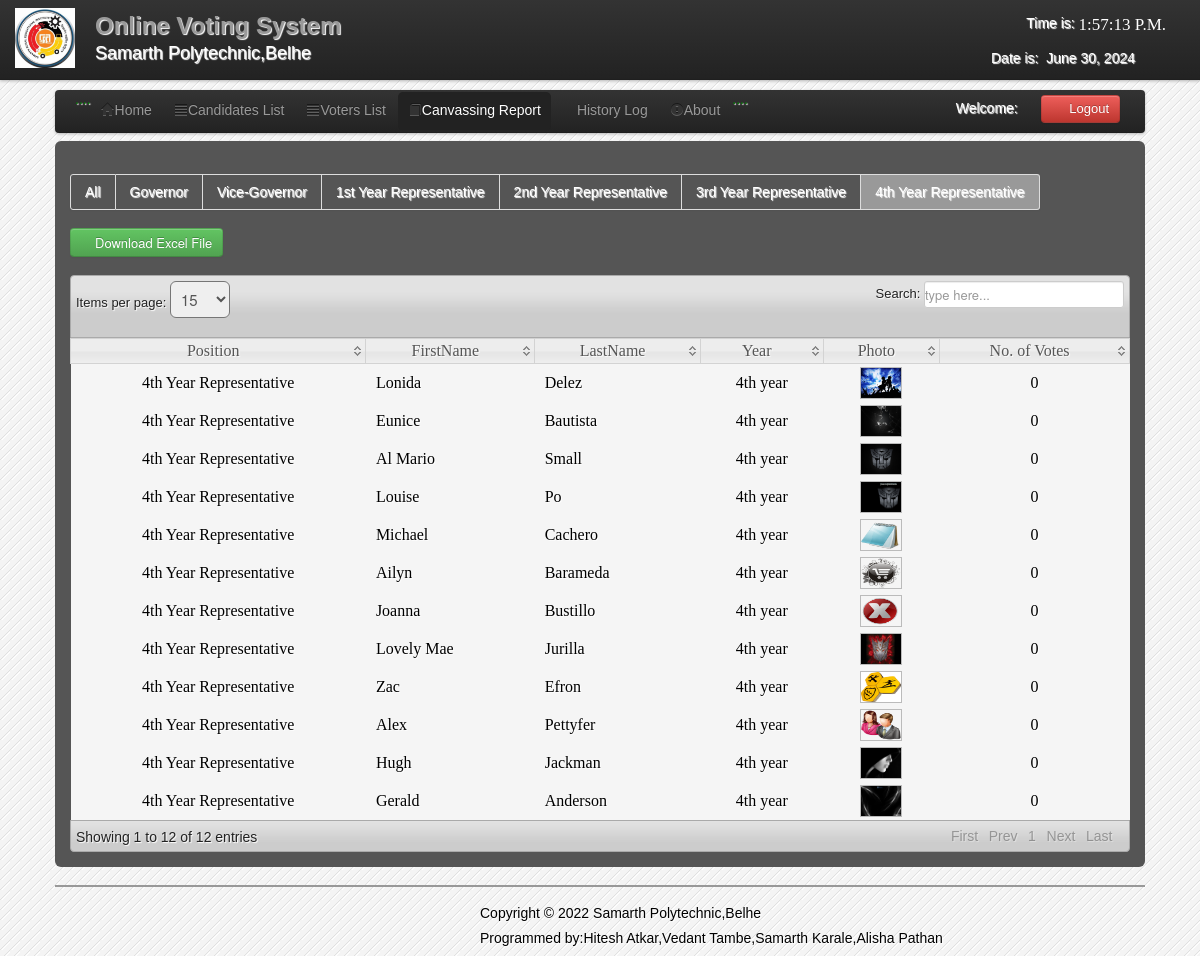
Screenshot of /admin/C_4th_year.php (signed in) with the database file from the repository.
### tables this page shows
CREATE TABLE `candidate` (
  `CandidateID` int(11) NOT NULL,
  `abc` varchar(1) NOT NULL,
  `Position` varchar(200) NOT NULL,
  `Party` varchar(100) NOT NULL,
  `FirstName` varchar(200) NOT NULL,
  `LastName` varchar(200) NOT NULL,
  `MiddleName` varchar(100) NOT NULL,
  `Gender` varchar(6) NOT NULL,
  `Year` varchar(100) NOT NULL,
  `Photo` varchar(200) NOT NULL
);

### admin/C_4th_year.php (the view, shortened to what this page needs)
<?php
include('session.php');
include('header.php');
include('dbcon.php');
?>
</head>
<body>
<?php include('nav_top.php'); ?>
<div class="wrapper">
<div class="home_body">
<div class="navbar">
	<div class="navbar-inner">
	<div class="container">
	<ul class="nav nav-pills">
	  <li>....</li>
	  <li><a href="home.php"><i class="icon-home icon-large"></i>Home</a></li>
	  <li><a  href="candidate_list.php"><i class="icon-align-justify icon-large"></i>Candidates List</a></li>
	  <li class=""><a  href="voter_list.php"><i class="icon-align-justify icon-large"></i>Voters List</a></li>
		 <li class="active"><a  href="canvassing_report.php"><i class="icon-book icon-large"></i>Canvassing Report</a></li>
		    <li><a  href="History.php"><i class="icon-table icon-large"></i>History Log</a>
		   <li><a data-toggle="modal" href="#about"><i class="icon-exclamation-sign icon-large"></i>About</a></li>
		   <li>....</li>
	 </ul>
	<form class="navbar-form pull-right">
		<?php $result=mysqli_query($conn,"select * from users where User_id='$id_session'");
	$row=mysqli_fetch_array($result);
	?>
	<font color="white">Welcome:<i class="icon-user-md"></i><?php echo $row['User_Type']; ?></font>
	<a class="btn btn-danger" id="logout" data-toggle="modal" href="#myModal"><i class="icon-off"></i>&nbsp;Logout</a>
	</form>
	</div>
	</div>
	</div>
	<div id="element" class="hero-body">
	    <div class="pagination">
    <ul>
    <li><a href="Canvassing_report.php"><font color="white">All</font></a></li>
    <li><a href="C_governor.php"><font color="white">Governor</font></a></li>
    <li><a href="C_vice-governor.php"><font color="white">Vice-Governor</font></a></li>
    <li><a href="C_1st_year.php"><font color="white">1st Year Representative</font></a></li>
    <li><a href="C_2nd_year.php"><font color="white">2nd Year Representative</font></a></li>
    <li><a href="C_3rd_year.php"><font color="white">3rd Year Representative</font></a></li>
    <li class="active"><a href="C_4th_year.php"><font color="white">4th Year Representative</font></a></li>
    </ul>
    </div>
		<form method="POST" action="canvassing_excel.php">
	<button id="save_voter" class="btn btn-success" name="save"><i class="icon-download icon-large"></i>Download Excel File</button>
	</form>
	<table class="users-table">
<div class="demo_jui">
		<table cellpadding="0" cellspacing="0" border="0" class="display" id="log" class="jtable">
			<thead>
				<tr>
				<th>Position</th>
				<th>FirstName</th>
				<th>LastName</th>
				<th>Year</th>
				<th>Photo</th>
				<th>No. of Votes</th>
				</tr>
			</thead>
			<tbody>
<?php $candidate_query=mysqli_query($conn,"select  * from candidate where Position='4th Year Representative'");
		while($candidate_rows=mysqli_fetch_array($candidate_query)){ $id=$candidate_rows['CandidateID'];
		?>
<tr class="del<?php echo $id ?>">
	<td align="center"><?php echo $candidate_rows['Position']; ?></td>
	<td><?php echo $candidate_rows['FirstName']; ?></td>
	<td><?php echo $candidate_rows['LastName']; ?></td>
	<td align="center"><?php echo $candidate_rows['Year']; ?></td>
	<td align="center"><img class="pic" width="40" height="30" src="<?php echo $candidate_rows['Photo'];?>" border="0" onmouseover="showtrail('<?php echo $candidate_rows['Photo'];?>','<?php echo $candidate_rows['FirstName']." ".$candidate_rows['LastName'];?> ',200,5)" onmouseout="hidetrail()"></a></td>
		<td align="center">
	<?php $votes_query=mysqli_query($conn,"select * from votes where CandidateID='$id'");
	$vote_count=mysqli_num_rows($votes_query);
	echo $vote_count;
	?>
</td>
	</tr>
<?php } ?>
			</tbody>
		</table>
	</div>
	</div>
<?php include('footer.php')?>
</div>
</body>
</html>

### admin/css/datatable/demo_table_jui.css (style rules this page uses)
table.display thead th { cursor: pointer; padding: 3px 0 3px 10px; }
table.display { border-collapse: collapse; clear: both; margin: 0 auto; width: 100%; }
table.display td { padding: 3px 10px; }
tr.odd { background-color: #f5f5f5; }
tr.even { background-color: #f5f5f5; }

### admin/css/Home.css (style rules this page uses)
* { margin:0; padding:0; }
body { font-family:"Trebuchet MS", "Myriad Pro", Arial, sans-serif; font-size:14px; background-color: #fff; background:#f4f4f4 url(../images/bg.gif) repeat top left; text-shadow:1px 1px 1px #fff; background-position: 0 0px; }
.wrapper { width:1090px; margin:10px auto; }

### rows the page displays
candidate: Position "4th Year Representative", FirstName "Lonida", LastName "Delez", Year "4th year", Photo (picture), vote_count "0"
candidate: Position "4th Year Representative", FirstName "Eunice", LastName "Bautista", Year "4th year", Photo (picture), vote_count "0"
candidate: Position "4th Year Representative", FirstName "Al Mario", LastName "Small", Year "4th year", Photo (picture), vote_count "0"
candidate: Position "4th Year Representative", FirstName "Louise", LastName "Po", Year "4th year", Photo (picture), vote_count "0"
candidate: Position "4th Year Representative", FirstName "Michael", LastName "Cachero", Year "4th year", Photo (picture), vote_count "0"
candidate: Position "4th Year Representative", FirstName "Ailyn", LastName "Barameda", Year "4th year", Photo (picture), vote_count "0"
candidate: Position "4th Year Representative", FirstName "Joanna", LastName "Bustillo", Year "4th year", Photo (picture), vote_count "0"
candidate: Position "4th Year Representative", FirstName "Lovely Mae", LastName "Jurilla", Year "4th year", Photo (picture), vote_count "0"
candidate: Position "4th Year Representative", FirstName "Zac", LastName "Efron", Year "4th year", Photo (picture), vote_count "0"
candidate: Position "4th Year Representative", FirstName "Alex", LastName "Pettyfer", Year "4th year", Photo (picture), vote_count "0"
candidate: Position "4th Year Representative", FirstName "Hugh", LastName "Jackman", Year "4th year", Photo (picture), vote_count "0"
candidate: Position "4th Year Representative", FirstName "Gerald", LastName "Anderson", Year "4th year", Photo (picture), vote_count "0"
